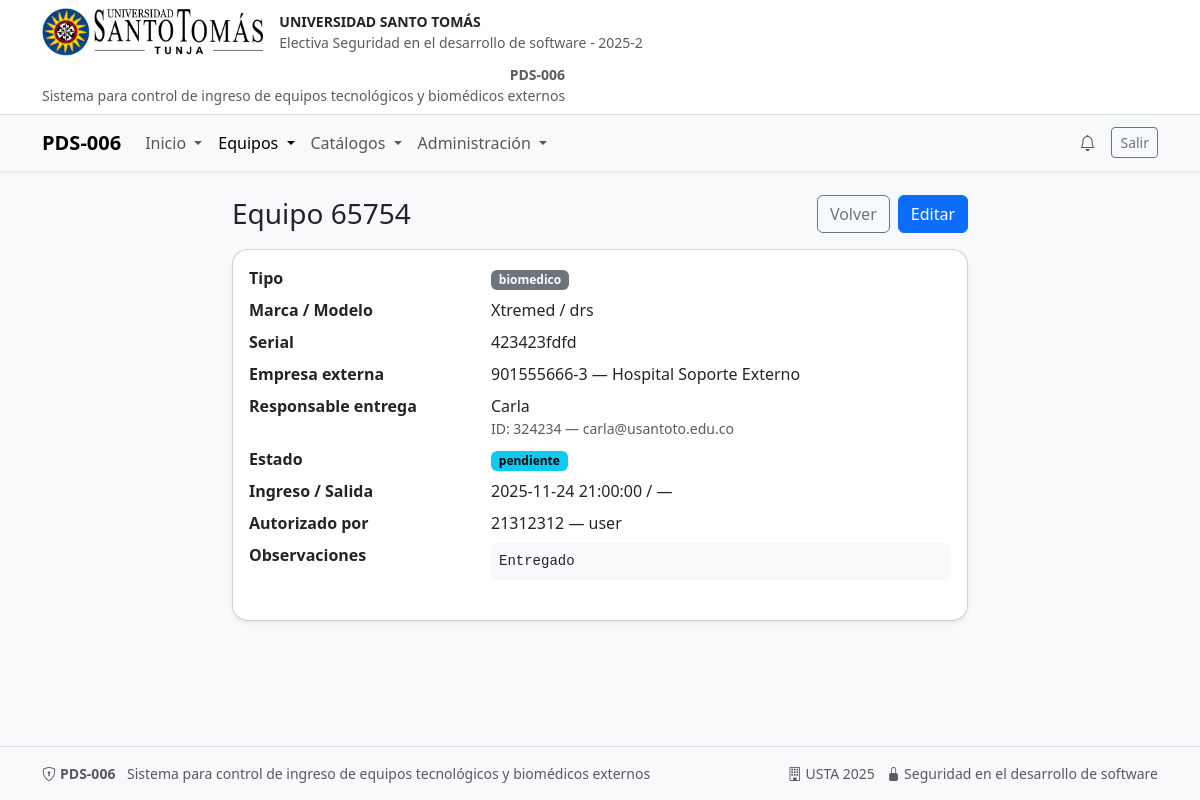
Screenshot of /equipos/2 (signed in) with the database file from the repository.
### models.py (models this page shows, shortened)
class Base(DeclarativeBase):  # para heredar en los modelos, es decir para hacer el mapeo ORM
    pass # pass es para indicar que no hay nada más que hacer aquí, es un marcador de posición.

class Equipo(Base):
    __tablename__ = "equipos"
    __table_args__ = (
        UniqueConstraint("serial", name="uq_equipos_serial"),
        CheckConstraint(
            """
            (
                estado IN ('pendiente','en_revision')
                AND fecha_salida IS NULL
            )
            OR
            (
                estado = 'aprobado'
                AND (fecha_salida IS NULL OR fecha_ingreso <= fecha_salida)
            )
            OR
            (
                estado = 'devuelto'
                AND fecha_salida IS NOT NULL
                AND fecha_ingreso <= fecha_salida
            )
            """,
            name="ck_equipos_estado_fecha"
        ),
    )
    id: Mapped[int] = mapped_column(Integer, primary_key=True, autoincrement=True)
    codigo_interno: Mapped[str] = mapped_column(String(50), unique=True, nullable=False, index=True)
    tipo_equipo: Mapped[str] = mapped_column(
        SAEnum("tecnologico", "biomedico"),
        nullable=False,
        index=True
    )
    marca: Mapped[str | None] = mapped_column(String(100))
    modelo: Mapped[str | None] = mapped_column(String(100))
    serial: Mapped[str | None] = mapped_column(String(100), nullable=True, index=True)
    empresa_id: Mapped[int] = mapped_column(
        Integer,
        ForeignKey("empresas_externas.id", ondelete="RESTRICT"),
        nullable=False,
        index=True
    )
    responsable_id: Mapped[int] = mapped_column(
        Integer,
        ForeignKey("responsables_entrega.id", ondelete="RESTRICT"),
        nullable=False,
        index=True
    )
    fecha_ingreso: Mapped[datetime] = mapped_column(
        DateTime(timezone=False),
        server_default=func.now(),
        nullable=False
    )
    fecha_salida: Mapped[datetime | None] = mapped_column(DateTime(timezone=False))
    estado: Mapped[str] = mapped_column(
        SAEnum("pendiente", "en_revision", "aprobado", "devuelto"),
        nullable=False,
        default="pendiente",
        server_default="pendiente",
        index=True
    )
    observaciones: Mapped[str | None] = mapped_column(Text)
    autorizado_por: Mapped[int | None] = mapped_column(
        Integer,
        ForeignKey("users.id", ondelete="SET NULL"),
        nullable=True,
        index=True
    )
    autorizador = relationship("User", foreign_keys=[autorizado_por])
    empresa = relationship("EmpresaExterna", back_populates="equipos")
    responsable = relationship("ResponsableEntrega", back_populates="equipos")
    created_at: Mapped[datetime] = mapped_column(
        DateTime(timezone=False),
        server_default=func.now(),
        nullable=False
    )
    updated_at: Mapped[datetime] = mapped_column(
        DateTime(timezone=False),
        server_default=func.now(),
        onupdate=func.now(),
        nullable=False
    )

class EmpresaExterna(Base):
    __tablename__ = "empresas_externas"
    id: Mapped[int] = mapped_column(Integer, primary_key=True, autoincrement=True)
    identificacion: Mapped[str] = mapped_column(
        String(30),
        unique=True,
        nullable=False,
        index=True
    )
    nombre: Mapped[str] = mapped_column(
        String(150),
        nullable=False,
        index=True
    )
    equipos = relationship("Equipo", back_populates="empresa")

class ResponsableEntrega(Base):
    __tablename__ = "responsables_entrega"
    id: Mapped[int] = mapped_column(Integer, primary_key=True, autoincrement=True)
    id_responsable: Mapped[str] = mapped_column(
        String(30),
        unique=True,
        nullable=False,
        index=True
    )
    nombre_responsable: Mapped[str] = mapped_column(
        String(150),
        nullable=False
    )
    correo_responsable: Mapped[str] = mapped_column(
        String(150),
        nullable=False
    )
    empresa_id: Mapped[int] = mapped_column(
        Integer,
        ForeignKey("empresas_externas.id", ondelete="CASCADE"),
        nullable=False,
        index=True
    )
    empresa = relationship("EmpresaExterna")
    equipos = relationship("Equipo", back_populates="responsable")

class User(Base, UserMixin):
    __tablename__ = "users"
    id: Mapped[int] = mapped_column(Integer, primary_key=True, autoincrement=True)
    identificacion: Mapped[str] = mapped_column(
        String(30),
        unique=True,
        nullable=False,
        index=True
    )
    username: Mapped[str] = mapped_column(String(50), unique=True, nullable=False, index=True)
    email: Mapped[str] = mapped_column(String(120), unique=True, nullable=False, index=True)
    password_hash: Mapped[str] = mapped_column(String(255), nullable=False)
    role: Mapped[str] = mapped_column(
        Enum("admin", "usuario"),
        default="usuario",
        nullable=False
    )

### app.py (the view)
@app.route("/equipos/<int:equipo_id>") # ---------------------------------- Ver detalle de un equipo
@login_required
def equipos_show(equipo_id: int):
    db = SessionLocal()
    try:
        e = (
                db.query(Equipo)
                .options(
                    joinedload(Equipo.autorizador),
                    joinedload(Equipo.empresa),
                    joinedload(Equipo.responsable),
                )
                .get(equipo_id)
            )
        if not e:
            flash("Equipo no encontrado.", "warning")
            return redirect(url_for("equipos_index"))
        return render_template("equipos_show.html", e=e)
    finally:
        db.close()

### app.py (called while the page is built)
@login_manager.user_loader # carga el usuario a partir del ID almacenado en la sesión
def load_user(user_id):
    db = SessionLocal()
    try:
        return db.get(User, int(user_id))
    finally:
        db.close()

@app.teardown_appcontext # cerrar sesión de BD al terminar request
def remove_session(exception=None):
    SessionLocal.remove()

@app.context_processor
def inject_photo_url_helpers():
    def photo_url(kind: str, obj_id: int):
        path = f"uploads/{kind}_{obj_id}.png"
        full = os.path.join(app.static_folder, path)
        if os.path.exists(full):
            return url_for('static', filename=path)
        return url_for('static', filename='img/logo.png')
    return dict(photo_url=photo_url)

### templates/equipos_show.html (shortened to what this page needs)
{% extends "base.html" %}
{% block content %}
<div class="row justify-content-center">
  <div class="col-lg-8">
    <div class="d-flex justify-content-between align-items-center mb-3">
      <h3 class="m-0">Equipo {{ e.codigo_interno }}</h3>
      <div class="d-flex gap-2">
        <a class="btn btn-outline-secondary" href="{{ url_for('equipos_index') }}">Volver</a>
        {% if current_user.role == 'admin' %}
          <a class="btn btn-primary" href="{{ url_for('equipos_edit', equipo_id=e.id) }}">Editar</a>
        {% endif %}
      </div>
    </div>
    <div class="card shadow-sm">
      <div class="card-body">
        <dl class="row">
          <dt class="col-sm-4">Tipo</dt><dd class="col-sm-8"><span class="badge text-bg-secondary">{{ e.tipo_equipo }}</span></dd>
          <dt class="col-sm-4">Marca / Modelo</dt><dd class="col-sm-8">{{ e.marca or '-' }} / {{ e.modelo or '-' }}</dd>
          <dt class="col-sm-4">Serial</dt><dd class="col-sm-8">{{ e.serial or '-' }}</dd>
          <dt class="col-sm-4">Empresa externa</dt>
          <dd class="col-sm-8">
            {% if e.empresa %}
              {{ e.empresa.identificacion }} — {{ e.empresa.nombre }}
            {% else %}
              —
            {% endif %}
          </dd>
          <dt class="col-sm-4">Responsable entrega</dt>
          <dd class="col-sm-8">
            {% if e.responsable %}
              {{ e.responsable.nombre_responsable }}
              <div class="small text-muted">
                ID: {{ e.responsable.id_responsable }} — {{ e.responsable.correo_responsable }}
              </div>
            {% else %}
              —
            {% endif %}
          </dd>
          <dt class="col-sm-4">Estado</dt><dd class="col-sm-8"><span class="badge text-bg-info">{{ e.estado }}</span></dd>
          <dt class="col-sm-4">Ingreso / Salida</dt><dd class="col-sm-8">{{ e.fecha_ingreso }} / {{ e.fecha_salida or '—' }}</dd>
          <dt class="col-sm-4">Autorizado por</dt>
          <dd class="col-sm-8">
            {% if e.autorizador %}
              {{ e.autorizador.identificacion }} — {{ e.autorizador.username }}
            {% else %}
              —
            {% endif %}
          </dd>
          <dt class="col-sm-4">Observaciones</dt><dd class="col-sm-8"><pre class="mb-0 small bg-light p-2 rounded">{{ e.observaciones or '' }}</pre></dd>
        </dl>
      </div>
    </div>
  </div>
</div>
{% endblock %}

### static/css/custom.css (style rules this page uses)
.card { border-radius: 1rem; }

### rows the page displays
Equipo: codigo_interno "65754", tipo_equipo "biomedico", marca "Xtremed", modelo "drs", serial "423423fdfd", estado "pendiente", fecha_ingreso "2025-11-24 21:00:00", fecha_salida "—", observaciones "Entregado"
EmpresaExterna: empresa.identificacion "901555666-3", empresa.nombre "Hospital Soporte Externo"
ResponsableEntrega: responsable.nombre_responsable "Carla", responsable.id_responsable "324234", responsable.correo_responsable "carla@usantoto.edu.co"
User: autorizador.identificacion "21312312", autorizador.username "user"
